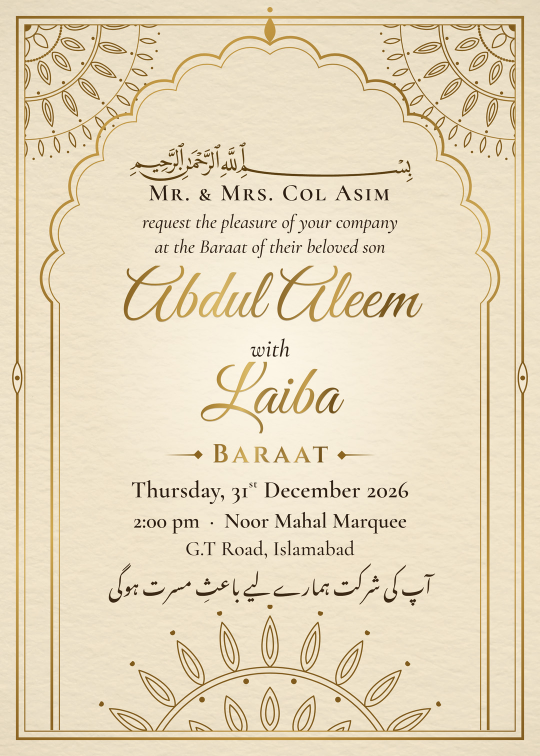
#> input picture Baraat Card Studio/All Images (one by one)/01 Noor Mehrab.jpg, 1080 x 1512 px (shown at 1/2 size)
$ python _lotus_fill_top.py 'All Images (one by one)/01 Noor Mehrab.jpg' 'All Images (one by one)/02 Nazakat.jpg' 'All Images (one by one)/02 Nazakat.jpg'
#> lines starting #> are read from the running program, lines starting #| are printed output that depends on the picture; after the words box and inside, x2 and y2 are one past the last pixel; in counts of white or black regions, pixels touching at a corner belong together
"""Fill the empty upper half / sides of the lotus-arch card (v3) with three decoration styles,
using elements cut from the card's own painting (lotus flowers, buds, leaves) + gold beads.
usage: python fill_top.py <orig_blank.jpg> <v3.png> <outdir>
"""
import sys, math
from pathlib import Path
import numpy as np, cv2

ORIG, BASE, OUT = sys.argv[1], sys.argv[2], Path(sys.argv[3])
OUT.mkdir(exist_ok=True)
rng = np.random.default_rng(11)

orig = cv2.imread(ORIG).astype(np.float32)
base = cv2.imread(BASE).astype(np.float32)
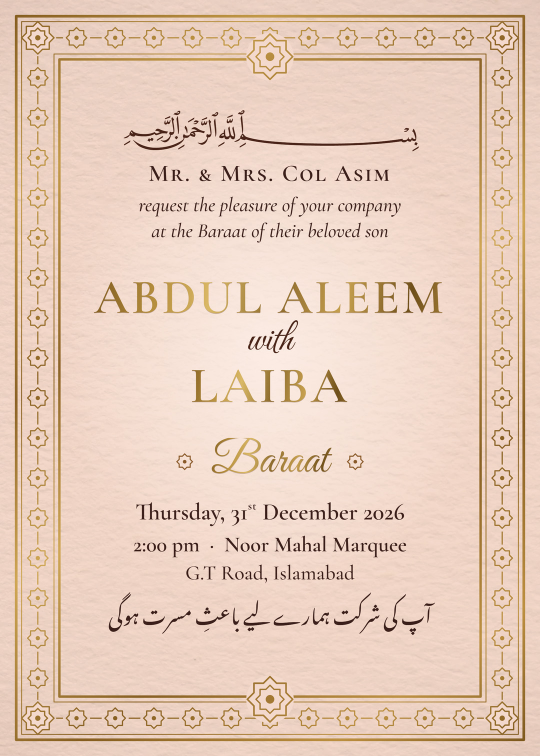
#> input picture Baraat Card Studio/All Images (one by one)/02 Nazakat.jpg, 1080 x 1512 px (shown at 1/2 size)
H, W = base.shape[:2]
#> H = 1512; W = 1080

def labsplit(img):
    lab = cv2.cvtColor(np.clip(img, 0, 255).astype(np.uint8), cv2.COLOR_BGR2LAB).astype(np.float32)
    return lab, lab[..., 0] * 100 / 255, lab[..., 1] - 128, lab[..., 2] - 128

lab, L, A, B = labsplit(orig)
paper = np.array([196, 224, 243], np.float32)          # BGR of the cream paper
dEp = np.sqrt((L - 90.2) ** 2 + (A - 2.0) ** 2 + (B - 16.0) ** 2)

# ---------------- element cut-outs from the original painting ----------------
def cut(x0, y0, x1, y1, keep_stem=True, nolines=()):
#> called with x0 = 18, y0 = 826, x1 = 212, y1 = 982, keep_stem = False, nolines = ((14, 37), (176, 201))
    sl = (slice(y0, y1), slice(x0, x1))
    a, b, l, d = A[sl], B[sl], L[sl], dEp[sl]
    pink = (a > 7) & (d > 9)
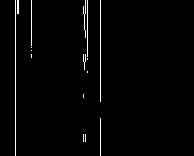
#> pink: shape (156, 194) bool; 1.7% white in thin lines or dots, all inside (x1, y1, x2, y2) = (15, 0, 101, 156)
    green = (a < 3.0) & (b > 18) & (d > 12)
#> green: shape (156, 194) bool; 0.83% white in thin lines or dots, all inside (x1, y1, x2, y2) = (30, 0, 102, 156)
    m = (pink | (green if keep_stem else np.zeros_like(pink))).astype(np.uint8)
    m = cv2.morphologyEx(m, cv2.MORPH_CLOSE, cv2.getStructuringElement(cv2.MORPH_ELLIPSE, (5, 5)))
#> m: shape (156, 194); values 0 (black) and 1 (white), 2.1% white; 9 white regions (3 under 20 px), largest, box (x1, y1, x2, y2) and area: (83, 0, 88, 70) 205, (15, 0, 19, 156) 199, (100, 0, 101, 102) 102, (31, 0, 32, 51) 51, (100, 118, 101, 156) 38, (83, 134, 86, 142) 22
    # fill small holes
    inv = 1 - m
    n, lb, st, _ = cv2.connectedComponentsWithStats(inv, 4)
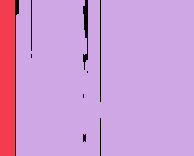
#> lb: shape (156, 194) int32; 3 distinct labels, from 0 to 2; one colour per label, 0 black
#> n = 3; st = [[15, 0, 86, 156, 627], [0, 0, 15, 156, 2340], [16, 0, 178, 156, 27297]]
    for i in range(1, n):
        if st[i, cv2.CC_STAT_AREA] < 1500:
            m[lb == i] = 1
    # keep the largest blob (+ anything big attached)
    n, lb, st, _ = cv2.connectedComponentsWithStats(m, 8)
#> lb: shape (156, 194) int32; 10 distinct labels, from 0 to 9
#> n = 10; st = [[0, 0, 194, 156, 29637], [15, 0, 4, 156, 199], [31, 0, 1, 51, 51], [83, 0, 5, 70, 205], [100, 0, 1, 102, 102], [31, 54, 1, 4, 4], [87, 71, 1, 2, 2], [83, 94, 1, 4, 4], [100, 118, 1, 38, 38], [83, 134, 3, 8, 22]]
    if n > 1:
        big = 1 + np.argmax(st[1:, cv2.CC_STAT_AREA])
#> big = 3
        m = (lb == big).astype(np.uint8)
#> m: shape (156, 194); values 0 (black) and 1 (white), 0.68% white; 1 white region, box (x1, y1, x2, y2) and area: (83, 0, 88, 70) 205
    for lx0, lx1 in nolines:                       # frame-line columns: keep only real petal pixels
        c0, c1 = max(0, lx0 - x0), min(x1 - x0, lx1 - x0)
        m[:, c0:c1] = (m[:, c0:c1] > 0) & (a[:, c0:c1] > 9)
    alpha = cv2.GaussianBlur(m.astype(np.float32), (0, 0), 0.7)
    rgb = orig[sl].copy()
    return np.dstack([rgb, alpha])

EL = {
    "flowerL": cut(18, 826, 212, 982, keep_stem=False, nolines=((14, 37), (176, 201))),
    "flowerR": cut(924, 830, 1121, 984, keep_stem=False, nolines=((920, 945), (1084, 1108))),
    "budL": cut(98, 966, 172, 1054, keep_stem=False),
    "budR": cut(878, 1110, 962, 1232, keep_stem=False, nolines=((920, 945),)),
    "leafHalf": cut(880, 1018, 1046, 1186),
}
#> call 2 of cut, with x0 = 924, y0 = 830, x1 = 1121, y1 = 984, keep_stem = False, nolines = ((920, 945), (1084, 1108))
#> in cut (call 2), `pink = (a > 7) & (d > 9)`: pink: shape (154, 156) bool; 6.2% white in thin lines or dots, all inside (x1, y1, x2, y2) = (37, 0, 124, 154)
#> in cut (call 2), `green = (a < 3.0) & (b > 18) & (d > 12)`: green: shape (154, 156) bool; 1.1% white in thin lines or dots, all inside (x1, y1, x2, y2) = (38, 0, 119, 154)
#> in cut (call 2), `m = cv2.morphologyEx(m, cv2.MORPH_CLOSE, cv2.getStructuringElement(cv2..`: m: shape (154, 156); values 0 (black) and 1 (white), 7.5% white; 4 white regions, box (x1, y1, x2, y2) and area: (50, 0, 55, 154) 762, (119, 0, 124, 154) 736, (37, 0, 38, 154) 154, (106, 0, 107, 154) 154
#> in cut (call 2), `n, lb, st, _ = cv2.connectedComponentsWithStats(inv, 4)`:
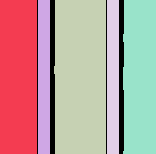
#> lb: shape (154, 156) int32; 6 distinct labels, from 0 to 5; one colour per label, 0 black
#> in cut (call 2), `n, lb, st, _ = cv2.connectedComponentsWithStats(inv, 4)`: n = 6; st = [[37, 0, 87, 154, 1806], [0, 0, 37, 154, 5698], [38, 0, 12, 154, 1848], [54, 0, 52, 154, 7862], [107, 0, 12, 154, 1848], [123, 0, 33, 154, 4962]]
#> in cut (call 2), `n, lb, st, _ = cv2.connectedComponentsWithStats(m, 8)`:
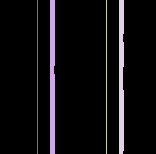
#> lb: shape (154, 156) int32; 5 distinct labels, from 0 to 4; one colour per label, 0 black
#> in cut (call 2), `n, lb, st, _ = cv2.connectedComponentsWithStats(m, 8)`: n = 5; st = [[0, 0, 156, 154, 22218], [37, 0, 1, 154, 154], [50, 0, 5, 154, 762], [106, 0, 1, 154, 154], [119, 0, 5, 154, 736]]
#> in cut (call 2), `big = 1 + np.argmax(st[1:, cv2.CC_STAT_AREA])`: big = 2
#> in cut (call 2), `m = (lb == big).astype(np.uint8)`: m: shape (154, 156); values 0 (black) and 1 (white), 3.2% white; 1 white region, box (x1, y1, x2, y2) and area: (50, 0, 55, 154) 762
#> the loop in cut (call 2), `for lx0, lx1 in nolines:` made 2 passes
#> (lx0, lx1, c0, c1) on passes 1 to 2: (920, 945, 0, 21), (1084, 1108, 160, 184)
#> call 3 of cut, with x0 = 98, y0 = 966, x1 = 172, y1 = 1054, keep_stem = False, nolines = ()
#> in cut (call 3), `a, b, l, d = A[sl], B[sl], L[sl], dEp[sl]`:
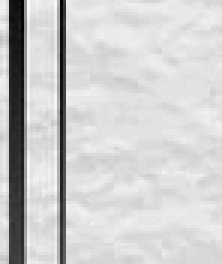
#> l: shape (88, 74) float32 (shown 3 times larger); min 62.75, max 94.12, mean 88.1; drawn with min black and max white
#> in cut (call 3), `pink = (a > 7) & (d > 9)`: pink: shape (88, 74) bool; 1.1% white in thin lines or dots, all inside (x1, y1, x2, y2) = (3, 0, 21, 67)
#> in cut (call 3), `green = (a < 3.0) & (b > 18) & (d > 12)`:
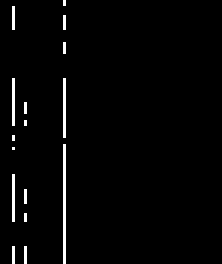
#> green: shape (88, 74) bool (shown 3 times larger); 2.1% white in thin lines or dots, all inside (x1, y1, x2, y2) = (4, 0, 22, 88)
#> in cut (call 3), `n, lb, st, _ = cv2.connectedComponentsWithStats(inv, 4)`: st = [[3, 0, 18, 67, 72], [0, 0, 74, 88, 6440]]
#> in cut (call 3), `n, lb, st, _ = cv2.connectedComponentsWithStats(m, 8)`: lb: shape (88, 74) int32; 3 distinct labels, from 0 to 2
#> in cut (call 3), `n, lb, st, _ = cv2.connectedComponentsWithStats(m, 8)`: n = 3; st = [[0, 0, 74, 88, 6440], [3, 0, 3, 2, 5], [20, 0, 1, 67, 67]]
#> in cut (call 3), `m = (lb == big).astype(np.uint8)`: m: shape (88, 74); values 0 (black) and 1 (white), 1% white in thin lines or dots, all inside (x1, y1, x2, y2) = (20, 0, 21, 67)
EL['leafR'] = np.concatenate([EL['leafHalf'], EL['leafHalf'][:, ::-1]], axis=1)
# stem colour sampled from a stem
stem_px = orig[965:1100, 55:112].reshape(-1, 3)
stem_px = stem_px[((A[965:1100, 55:112] < 0) & (L[965:1100, 55:112] < 66) & (B[965:1100, 55:112] > 15)).reshape(-1)]
#> stem_px = empty array
STEM = np.array([70, 118, 112], np.float32)   # olive stem green (BGR), matched to the painted stems
# gold colour sampled from the crown mandala line work
gm = (A > 3) & (A < 10) & (B > 22) & (L < 68) & (dEp > 18)
gm[:, :380] = False; gm[:, 740:] = False; gm[350:, :] = False
GOLD = np.median(orig[gm], 0)
#> GOLD = [59, 141, 182]
print("stem", STEM, "gold", GOLD)
#| stem [ 70. 118. 112.] gold [ 59. 141. 182.]

def rot_scale(el, scale, angle, flip=False):
    e = el[:, :, ::-1] if False else el
    if flip:
        e = e[:, ::-1]
    h, w = e.shape[:2]
    nh, nw = max(2, int(h * scale)), max(2, int(w * scale))
    e = cv2.resize(e, (nw, nh), interpolation=cv2.INTER_AREA)
    # pad and rotate
    d = int(math.hypot(nw, nh)) + 4
    pad = np.zeros((d, d, 4), np.float32)
    oy, ox = (d - nh) // 2, (d - nw) // 2
    pad[oy:oy + nh, ox:ox + nw] = e
    M = cv2.getRotationMatrix2D((d / 2, d / 2), angle, 1.0)
    r = cv2.warpAffine(pad, M, (d, d), flags=cv2.INTER_LINEAR, borderValue=(0, 0, 0, 0))
    return r

class Canvas:
    def __init__(self, img):
        self.img = img.copy()
        # paper grain modulation (keeps drawn marks from looking flat)
        g = cv2.cvtColor(np.clip(img, 0, 255).astype(np.uint8), cv2.COLOR_BGR2GRAY).astype(np.float32)
        self.grain = np.clip(g / (cv2.GaussianBlur(g, (0, 0), 6) + 1e-3), 0.85, 1.12)

    def paste(self, el, cx, cy, forbid=None):
        h, w = el.shape[:2]
        x0, y0 = int(round(cx - w / 2)), int(round(cy - h / 2))
        xa, ya, xb, yb = max(0, x0), max(0, y0), min(W, x0 + w), min(H, y0 + h)
        if xa >= xb or ya >= yb:
            return
        e = el[ya - y0:yb - y0, xa - x0:xb - x0]
        a = e[..., 3:4].copy()
        if forbid is not None:
            a *= (1 - forbid[ya:yb, xa:xb, None])
        self.img[ya:yb, xa:xb] = self.img[ya:yb, xa:xb] * (1 - a) + e[..., :3] * a

    def stroke(self, pts, color, width, opacity=1.0, forbid=None, taper=None):
        """antialiased polyline drawn at 4x then downsampled into an alpha mask"""
        S = 4
        x0 = int(max(0, min(p[0] for p in pts) - width * 3)); x1 = int(min(W, max(p[0] for p in pts) + width * 3 + 2))
        y0 = int(max(0, min(p[1] for p in pts) - width * 3)); y1 = int(min(H, max(p[1] for p in pts) + width * 3 + 2))
        m = np.zeros(((y1 - y0) * S, (x1 - x0) * S), np.uint8)
        n = len(pts)
        for i in range(n - 1):
            t = i / max(1, n - 2)
            wv = width if taper is None else width * (taper[0] + (taper[1] - taper[0]) * t)
            p, q = pts[i], pts[i + 1]
            cv2.line(m, (int((p[0] - x0) * S), int((p[1] - y0) * S)), (int((q[0] - x0) * S), int((q[1] - y0) * S)),
                     255, max(1, int(round(wv * S))), cv2.LINE_AA)
        a = cv2.resize(m.astype(np.float32) / 255, (x1 - x0, y1 - y0), interpolation=cv2.INTER_AREA) * opacity
        if forbid is not None:
            a *= (1 - forbid[y0:y1, x0:x1])
        col = np.array(color, np.float32)[None, None, :] * self.grain[y0:y1, x0:x1, None]
        self.img[y0:y1, x0:x1] = self.img[y0:y1, x0:x1] * (1 - a[..., None]) + col * a[..., None]

    def dot(self, x, y, r, color, opacity=1.0, forbid=None):
        S = 4
        R = int(math.ceil(r + 2))
        x0, y0 = int(x) - R, int(y) - R
        m = np.zeros((2 * R * S, 2 * R * S), np.uint8)
        cv2.circle(m, (int((x - x0) * S), int((y - y0) * S)), int(r * S), 255, -1, cv2.LINE_AA)
        a = cv2.resize(m.astype(np.float32) / 255, (2 * R, 2 * R), interpolation=cv2.INTER_AREA) * opacity
        xa, ya, xb, yb = max(0, x0), max(0, y0), min(W, x0 + 2 * R), min(H, y0 + 2 * R)
        a = a[ya - y0:yb - y0, xa - x0:xb - x0]
        if forbid is not None:
            a *= (1 - forbid[ya:yb, xa:xb])
        # light highlight to look like a bead
        col = np.array(color, np.float32)
        self.img[ya:yb, xa:xb] = self.img[ya:yb, xa:xb] * (1 - a[..., None]) + (col * self.grain[ya:yb, xa:xb, None]) * a[..., None]

# ---------------- forbidden area: arch interior + arch lines + crown mandala + frame ----------------
_, Lb, Ab, Bb = labsplit(base)
line = (Lb < np.median(Lb) - 9).astype(np.uint8)
line = cv2.dilate(line, np.ones((3, 3), np.uint8))
ff = line.copy(); mask = np.zeros((H + 2, W + 2), np.uint8)
cv2.floodFill(ff, mask, (560, 700), 2)
interior = (ff == 2)
forbid = cv2.dilate(interior.astype(np.uint8), cv2.getStructuringElement(cv2.MORPH_ELLIPSE, (41, 41))).astype(np.float32)
forbid[0:360, 375:747] = 1          # crown mandala + top ornament
forbid[:38, :] = 1; forbid[:, :35] = 1; forbid[:, W - 35:] = 1
forbid[835:, :] = 1                 # stay above the side lotus plants
forbid = cv2.GaussianBlur(forbid, (0, 0), 1.5)
cv2.imwrite(str(OUT / "_forbid.png"), (forbid * 255).astype(np.uint8))

def mirror_x(x):
    return 1121 - x

def both(fn):
    """run a left-side drawing function, then the same mirrored"""
    fn(lambda x: x, False)
    fn(mirror_x, True)

def catenary(xa, ya, xb, yb, sag, n):
    pts = []
    for i in range(n + 1):
        t = i / n
        x = xa + (xb - xa) * t
        y = ya + (yb - ya) * t + sag * 4 * t * (1 - t)
        pts.append((x, y))
    return pts

BEAD = tuple(GOLD)
#> BEAD = (59, 141, 182)
BEAD_D = tuple(np.clip(GOLD * 0.82, 0, 255))
#> BEAD_D = (48.38, 115.6, 149.2)
STEM_C = tuple(STEM)

def corner_cluster(c, mx, flip, scale=1.0):
    s = scale
    P = lambda el, sc, ang, x, y, f=False: c.paste(rot_scale(EL[el], sc * s, ang if not flip else -ang, flip ^ f), mx(x), y, forbid)
    P("leafR", 0.36, 30, 96, 118, True)
    P("leafR", 0.30, -28, 236, 76)
    P("leafR", 0.27, 72, 70, 236, True)
    P("leafR", 0.22, -60, 330, 60)
    P("budR", 0.62, 34, 50, 176)
    P("budR", 0.52, -42, 318, 96)
    P("flowerR", 0.48, -14, 246, 116)
    P("flowerL", 0.64, 8, 132, 132)
    P("budR", 0.46, 8, 186, 66)

# ======================= A: Lotus corners + gold festoons down the sides =======================
def design_A():
    c = Canvas(base)
    def draw(mx, flip):
        # festoon of beaded gold swags zig-zagging down the side strip
        anchors = [(46, 250), (166, 330), (46, 420), (166, 500), (46, 590), (166, 670), (60, 760)]
        for (xa, ya), (xb, yb) in zip(anchors[:-1], anchors[1:]):
            for sag, n, rb, rs in ((24, 12, 4.0, 2.6), (40, 15, 3.0, 2.0)):          # double strand
                c.stroke(catenary(mx(xa), ya, mx(xb), yb, sag, 40), BEAD_D, 1.3, 0.9, forbid)
                for k, (x, y) in enumerate(catenary(mx(xa), ya, mx(xb), yb, sag, n)):
                    c.dot(x, y, rb if k % 3 == 0 else rs, BEAD, 1.0, forbid)
        for i, (x, y) in enumerate(anchors[:-1]):
            c.paste(rot_scale(EL["leafR"], 0.17, 40 if i % 2 == 0 else -40, flip ^ (i % 2 == 1)), mx(x + (14 if i % 2 == 0 else -14)), y + 4, forbid)
            if i % 2 == 0:
                c.paste(rot_scale(EL["flowerL"], 0.42, 0, flip), mx(x + 10), y - 8, forbid)
            else:
                c.paste(rot_scale(EL["budR"], 0.50, 0, flip), mx(x - 8), y - 14, forbid)
        # tassel at the end
        x, y = anchors[-1]
        for j in range(4):
            c.dot(mx(x), y + 8 + j * 8, 2.0 if j != 2 else 3.0, BEAD, 1.0, forbid)
        c.paste(rot_scale(EL["budR"], 0.50, 0, flip), mx(x), y + 62, forbid)
        corner_cluster(c, mx, flip, 0.95)
    both(draw)
    return c.img

# ======================= B: Lotus vines =======================
def bez(p0, p1, p2, p3, n=60):
    out = []
    for i in range(n + 1):
        t_ = i / n
        x = (1 - t_) ** 3 * p0[0] + 3 * (1 - t_) ** 2 * t_ * p1[0] + 3 * (1 - t_) * t_ ** 2 * p2[0] + t_ ** 3 * p3[0]
        y = (1 - t_) ** 3 * p0[1] + 3 * (1 - t_) ** 2 * t_ * p1[1] + 3 * (1 - t_) * t_ ** 2 * p2[1] + t_ ** 3 * p3[1]
        out.append((x, y))
    return out

def design_B():
    c = Canvas(base)
    def draw(mx, flip):
        M = lambda pts: [(mx(x), y) for x, y in pts]
        side = bez((70, 120), (150, 260), (40, 400), (118, 540), 90) + bez((118, 540), (170, 640), (60, 700), (92, 805), 70)[1:]
        side2 = bez((120, 160), (60, 260), (160, 330), (140, 430), 60)
        top = bez((150, 60), (230, 40), (300, 90), (362, 64), 60)
        for path, w in ((side, 3.0), (side2, 2.0), (top, 2.4)):
            c.stroke(M(path), STEM_C, w, 0.95, forbid, taper=(1.15, 0.45))
        # hanging shoots from the top vine
        for (x, y, L_, bend) in [(205, 52, 110, 10), (262, 62, 140, -12), (318, 72, 80, 8)]:
            shoot = bez((x, y), (x + bend, y + L_ * .35), (x - bend, y + L_ * .7), (x + bend * .5, y + L_), 30)
            c.stroke(M(shoot), STEM_C, 1.6, 0.9, forbid, taper=(1.0, 0.4))
            ex, ey = shoot[-1]
            if L_ >= 100:
                c.paste(rot_scale(EL["budR"], 0.44, 180 + 8 * np.sign(bend), flip), mx(ex), ey + 18, forbid)
            else:
                c.paste(rot_scale(EL["flowerL"], 0.30, 0, flip), mx(ex), ey + 6, forbid)
        # leaves along the vines
        spots = [(side, i) for i in (6, 26, 48, 70, 92, 114, 136, 156)] + [(side2, i) for i in (18, 44)] + [(top, i) for i in (20, 44)]
        for k, (path, i) in enumerate(spots):
            i = min(i, len(path) - 2)
            x, y = path[i]; dx, dy = path[i + 1][0] - x, path[i + 1][1] - y
            side_ = 1 if k % 2 else -1
            ang = math.degrees(math.atan2(-dy, dx)) + 70 * side_
            lf = rot_scale(EL["leafR"], 0.21 + 0.04 * (k % 3), ang, flip ^ (k % 2 == 1))
            c.paste(lf, mx(x + 22 * side_), y + 6, forbid)
        # blossoms and buds on the side vines
        for k, i in enumerate((36, 82, 128, 158)):
            i = min(i, len(side) - 1)
            x, y = side[i]
            if k % 2 == 0:
                c.paste(rot_scale(EL["flowerL"], 0.42, 0, flip), mx(x + 6), y - 4, forbid)
            else:
                c.paste(rot_scale(EL["budR"], 0.50, -14, flip), mx(x - 4), y - 8, forbid)
        c.paste(rot_scale(EL["budR"], 0.40, 20, flip), mx(side2[-1][0]), side2[-1][1] + 14, forbid)
        corner_cluster(c, mx, flip, 0.82)
    both(draw)
    return c.img

# ======================= C: Phool Ladi (hanging flower strings) =======================
def design_C():
    c = Canvas(base)
    strings = [(50, 790), (88, 700), (126, 610), (162, 520), (212, 300), (254, 252), (296, 212), (338, 176)]
    def draw(mx, flip):
        # gold valance of small swags along the top
        xs = [40 + 40 * i for i in range(9)]
        for xa, xb in zip(xs[:-1], xs[1:]):
            c.stroke(catenary(mx(xa), 46, mx(xb), 46, 9, 16), BEAD_D, 1.3, 0.9, forbid)
            for k, (x, y) in enumerate(catenary(mx(xa), 46, mx(xb), 46, 9, 5)):
                c.dot(x, y, 2.0, BEAD, 1.0, forbid)
        for si, (sx, y_end) in enumerate(strings):
            x = mx(sx)
            c.stroke([(x, 47), (x, y_end - 14)], BEAD_D, 1.0, 0.75, forbid)
            y = 62; k = si % 2
            while y < y_end - 40:
                if k % 4 == 1:
                    c.paste(rot_scale(EL["budR"], 0.30, 0, flip ^ (k % 8 == 1)), x, y + 14, forbid); y += 38
                elif k % 4 == 3:
                    c.paste(rot_scale(EL["flowerL"], 0.20, 0, flip), x, y + 8, forbid); y += 26
                else:
                    c.dot(x, y, 2.6, BEAD, 1.0, forbid); c.dot(x, y + 8, 1.7, BEAD, 1.0, forbid); y += 18
                k += 1
            if y_end > 400:
                c.paste(rot_scale(EL["flowerL"], 0.30, 0, flip), x, y_end - 6, forbid)
            else:
                c.paste(rot_scale(EL["budR"], 0.32, 0, flip), x, y_end - 6, forbid)
        for sx, _ in strings:
            c.dot(mx(sx), 47, 3.6, BEAD_D, 1.0, forbid); c.dot(mx(sx), 47, 1.8, BEAD, 1.0, forbid)
    both(draw)
    return c.img

for name, fn in [("A", design_A), ("B", design_B), ("C", design_C)]:
    img = fn()
    cv2.imwrite(str(OUT / f"v4{name}.png"), np.clip(img, 0, 255).astype(np.uint8))
    print("made", name)
#> this loop made 3 passes
for k, e in EL.items():
    cv2.imwrite(str(OUT / f"_el_{k}.png"), np.clip(np.dstack([e[..., :3], e[..., 3] * 255]), 0, 255).astype(np.uint8))
#> this loop made 6 passes
#> k on passes 1 to 6: 'flowerL', 'flowerR', 'budL', 'budR', 'leafHalf', 'leafR'
